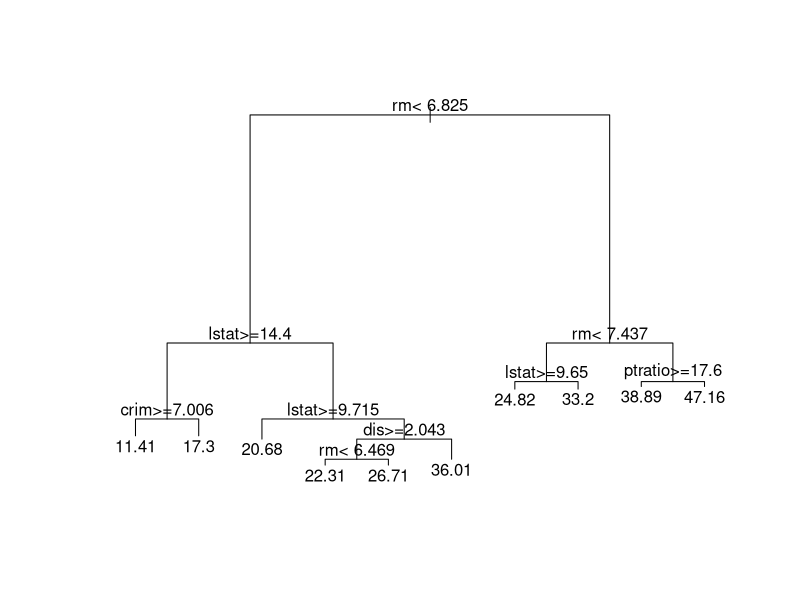
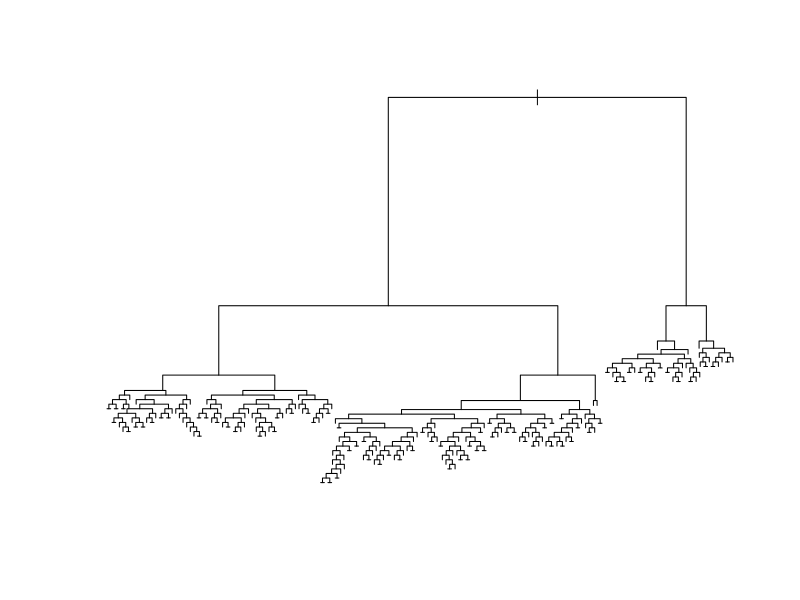
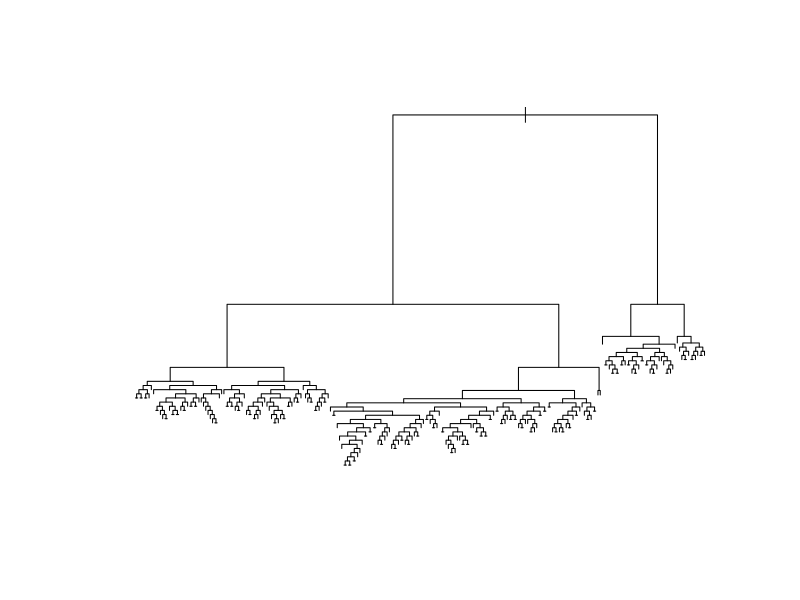
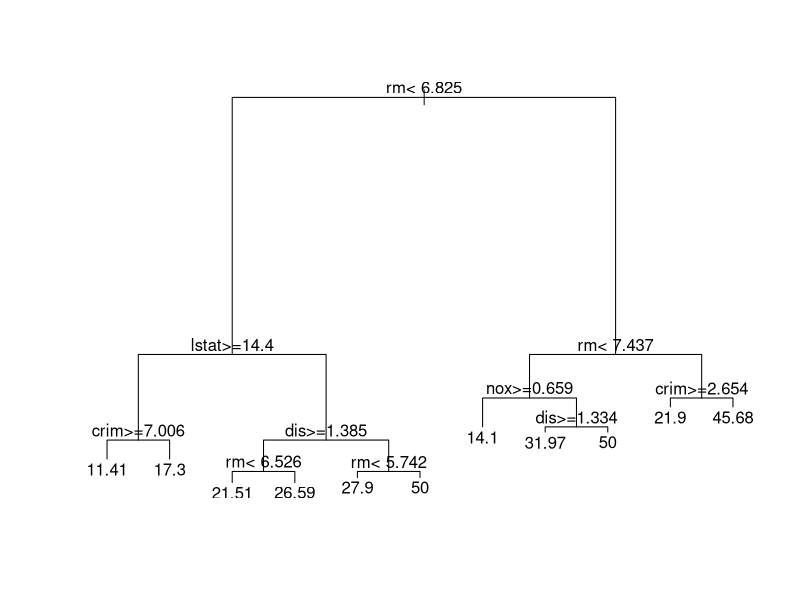
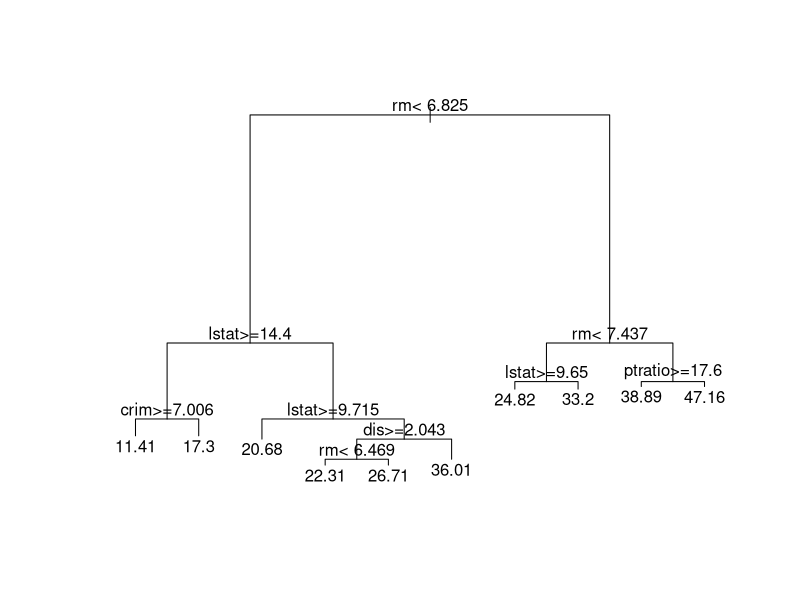
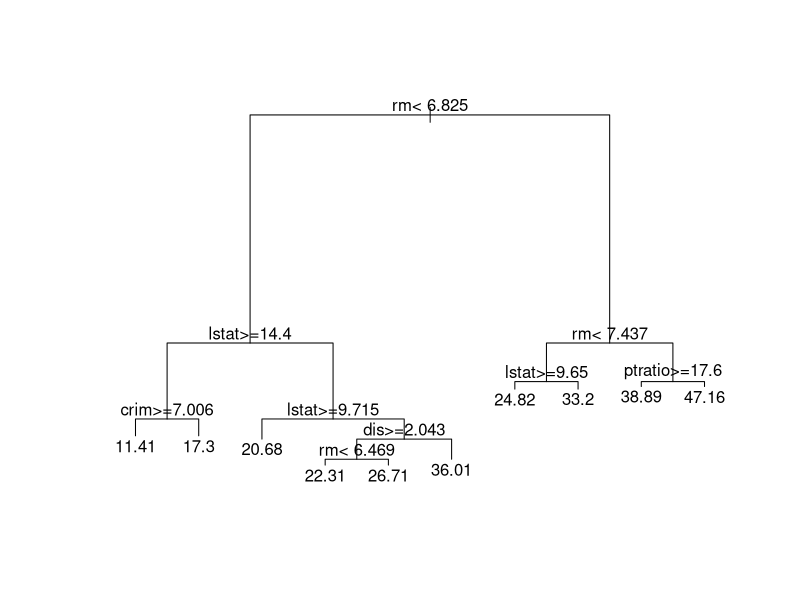

R code for these plots, in order:
## ---- chunk 1
knitr::opts_chunk$set(echo = TRUE)
## ---- chunk 2
# X ~ U(0,1)
# how many points do you expect within 0.25 of 1/2?
set.seed(1234)
n <- 100
x <- runif(n)
( sum( abs(x-1/2) < 0.25 ) )# half the width of the dist'n
## ---- chunk 3
p <- 5
x <- matrix( runif(n*p), n, p)
# how many points in the hypercube (0.25, 0.75)^p ?
tmp <- apply(x, 1, function(a) all(abs(a-1/2)<0.25))
( sum(tmp) )
## ---- chunk 4
# how many obs do we need to have 50 in the hypercube?
n <- 50 / (0.5^p)
x <- matrix( runif(n*p), n, p)
# how many points in the hypercube (0.25, 0.75)^p ?
tmp <- apply(x, 1, function(a) all(abs(a-1/2)<0.25))
( sum(tmp) )
## ---- chunk 5
# how wide should the hypercube be to get 50 neighbours
# with sample of 1000 points?
n <- 1000
p <- 20
( h <- 1 / ((n / 50)^(1/p) * 2) )
# the sides of the "central hypercube" should be:
( c(0.50 - h, 0.50 + h) )
# verify it with a single sample:
x <- matrix( runif(n*p), n, p)
# how many points in the hypercube (0.25, 0.75)^p ?
tmp <- apply(x, 1, h=h, function(a,h) all(abs(a-1/2)<h))
( sum(tmp) )
## ---- chunk 6
library(rpart)
data(Boston, package='MASS')
# split data into a training and
# a test set
set.seed(123456) 
n <- nrow(Boston)
ii <- sample(n, floor(n/4))
dat.te <- Boston[ ii, ]
dat.tr <- Boston[ -ii, ]
## ---- chunk 7
set.seed(123)
bos.t <- rpart(medv ~ ., data=dat.tr, method='anova')
plot(bos.t, uniform=FALSE, margin=0.05)
text(bos.t, pretty=TRUE)
## ---- chunk 8
# predictions on the test set
pr.t <- predict(bos.t, newdata=dat.te, type='vector')
with(dat.te, mean( (medv - pr.t)^2) )
## ---- chunk 9
# full linear model
bos.lm <- lm(medv ~ ., data=dat.tr)
pr.lm <- predict(bos.lm, newdata=dat.te)
with(dat.te, mean( (medv - pr.lm)^2) )
## ---- chunk 10
library(MASS)
null <- lm(medv ~ 1, data=dat.tr)
full <- lm(medv ~ ., data=dat.tr)
bos.aic <- stepAIC(null, scope=list(lower=null, upper=full), trace=FALSE)
pr.aic <- predict(bos.aic, newdata=dat.te)
with(dat.te, mean( (medv - pr.aic)^2 ) )
## ---- chunk 11
# LASSO?
library(glmnet)
x.tr <- as.matrix(dat.tr[,-14])
y.tr <- as.vector(dat.tr$medv)
set.seed(123)
bos.la <- cv.glmnet(x=x.tr, y=y.tr, alpha=1)
x.te <- as.matrix(dat.te[,-14])
pr.la <- predict(bos.la, s='lambda.1se', newx=x.te)
with(dat.te, mean( (medv - pr.la)^2 ) )
## ---- chunk 12
# build a big tree (overfitting?)
myc <- rpart.control(minsplit=3, cp=1e-8, xval=10)
set.seed(123)
bos.to <- rpart(medv ~ ., data=dat.tr, method='anova',
                control=myc)
plot(bos.to, compress=TRUE) # type='proportional')
# predictions are poor, unsurprisingly
pr.to <- predict(bos.to, newdata=dat.te, type='vector')
with(dat.te, mean((medv - pr.to)^2) )
## ---- chunk 13
plot(bos.to, margin=0.05)
## ---- chunk 14
printcp(bos.to)
## ---- chunk 15
b <- bos.to$cptable[which.min(bos.to$cptable[,"xerror"]),"CP"]
bos.t3 <- prune(bos.to, cp=b)
plot(bos.t3, uniform=FALSE)
text(bos.t3, pretty=TRUE)
## ---- chunk 16
# predictions are better
pr.t3 <- predict(bos.t3, newdata=dat.te, type='vector')
with(dat.te, mean((medv - pr.t3)^2) )
## ---- chunk 17
# what if we prune the original tree?
b <- bos.t$cptable[which.min(bos.t$cptable[,"xerror"]),"CP"]
bos.t4 <- prune(bos.t, cp=b)
plot(bos.t4, uniform=FALSE, margin=0.05)
text(bos.t4, pretty=TRUE)
## ---- chunk 18
plot(bos.t, uniform=FALSE, margin=0.05)
text(bos.t, pretty=TRUE)
